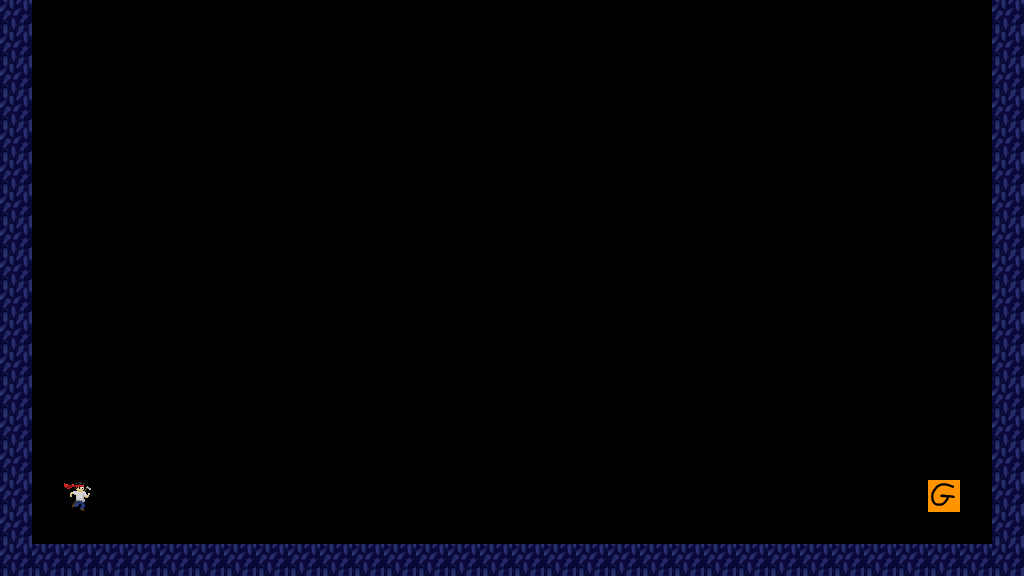

Below is a game level as drawn by its tile map, then a one-line description and the .tmx file that defines it, in full:
An orthogonal 32x18 tile map with 32x32 px tiles, 1 tile layer (platforms) and 2 objects (color2, color4).

<map version="1.8" tiledversion="1.8.4" orientation="orthogonal" renderorder="right-down" width="32" height="18" tilewidth="32" tileheight="32" infinite="0" nextlayerid="3" nextobjectid="6">
 <editorsettings>
  <export target="../core/assets/levels/tutorial3.json" format="json" />
 </editorsettings>
 <properties>
  <property name="colorMode" type="int" value="1" />
  <property name="darkMode" type="bool" value="false" />
 </properties>
 <tileset firstgid="1" source="disco.tsx" />
 <layer id="1" name="platforms" width="32" height="18" locked="1">
  <data encoding="csv">
1,0,0,0,0,0,0,0,0,0,0,0,0,0,0,0,0,0,0,0,0,0,0,0,0,0,0,0,0,0,0,1,
1,0,0,0,0,0,0,0,0,0,0,0,0,0,0,0,0,0,0,0,0,0,0,0,0,0,0,0,0,0,0,1,
1,0,0,0,0,0,0,0,0,0,0,0,0,0,0,0,0,0,0,0,0,0,0,0,0,0,0,0,0,0,0,1,
1,0,0,0,0,0,0,0,0,0,0,0,0,0,0,0,0,0,0,0,0,0,0,0,0,0,0,0,0,0,0,1,
1,0,0,0,0,0,0,0,0,0,0,0,0,0,0,0,0,0,0,0,0,0,0,0,0,0,0,0,0,0,0,1,
1,0,0,0,0,0,0,0,0,0,0,0,0,0,0,0,0,0,0,0,0,0,0,0,0,0,0,0,0,0,0,1,
1,0,0,0,0,0,0,0,0,0,0,0,0,0,0,0,0,0,0,0,0,0,0,0,0,0,0,0,0,0,0,1,
1,0,0,0,0,0,0,0,0,0,0,0,0,0,0,0,0,0,0,0,0,0,0,0,0,0,0,0,0,0,0,1,
1,0,0,0,0,0,0,0,0,0,0,0,0,0,0,0,0,0,0,0,0,0,0,0,0,0,0,0,0,0,0,1,
1,0,0,0,0,0,0,0,0,0,0,0,0,0,0,0,0,0,0,0,0,0,0,0,0,0,0,0,0,0,0,1,
1,0,0,0,0,0,0,0,0,0,0,0,0,0,0,0,0,0,0,0,0,0,0,0,0,0,0,0,0,0,0,1,
1,0,0,0,0,0,0,0,0,0,0,0,0,0,0,0,0,0,0,0,0,0,0,0,0,0,0,0,0,0,0,1,
1,0,0,0,0,0,9,0,0,0,0,0,0,0,0,0,0,0,0,0,0,0,0,0,0,9,0,0,0,0,0,1,
1,0,0,0,0,0,0,0,0,0,0,0,0,0,0,0,0,0,0,0,0,0,0,0,0,0,0,0,0,0,0,1,
1,0,0,0,0,0,0,0,0,0,0,0,0,0,0,0,0,0,0,0,0,0,0,0,0,0,0,0,0,0,0,1,
1,0,8,0,0,0,0,0,0,0,0,0,0,0,0,0,0,0,0,0,0,0,0,0,0,0,0,0,0,11,0,1,
1,0,0,0,0,0,0,0,0,0,0,0,0,0,0,0,0,0,0,0,0,0,0,0,0,0,0,0,0,0,0,1,
1,1,1,1,1,1,1,1,1,1,1,1,1,1,1,1,1,1,1,1,1,1,1,1,1,1,1,1,1,1,1,1
</data>
 </layer>
 <objectgroup id="2" name="colors">
  <object id="2" type="color2" x="512" y="0">
   <polygon points="0,0 0,576 -512,576 -512,0" />
  </object>
  <object id="5" type="color4" x="512" y="0">
   <polygon points="0,0 0,576 512,576 512,0" />
  </object>
 </objectgroup>
</map>
